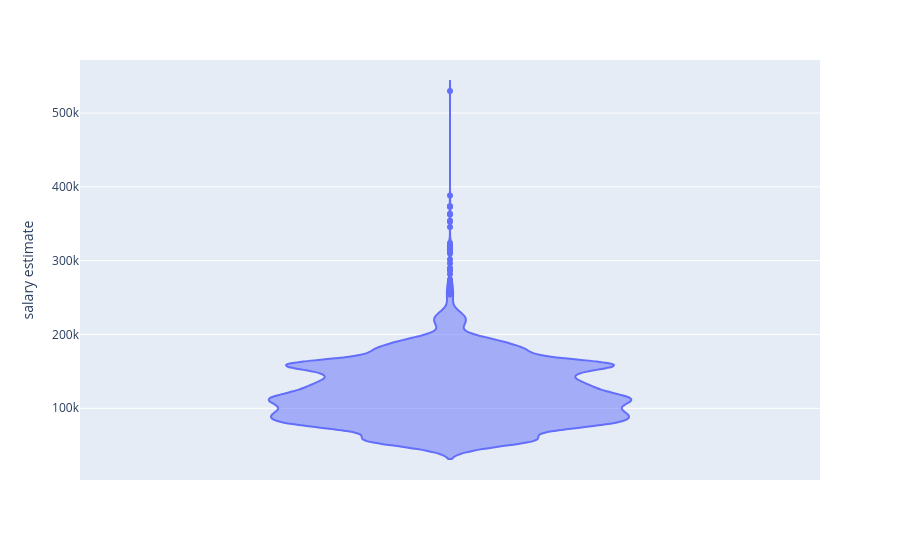

The notebook cell this image was saved under:
### Code cell
px.violin(wages, y="salary estimate")

### Figure 1 — Plotly figure (JSON) as saved in the notebook; plotly's stock layout.template omitted (floating-point values rounded to 4 significant figures; data arrays with more than 128 entries replaced by an {"elided": "..."} marker saying what was removed)
{"data": [{"alignmentgroup": "True", "box": {"visible": false}, "hovertemplate": "salary estimate=%{y}<extra></extra>", "legendgroup": "", "marker": {"color": "#636efa"}, "name": "", "offsetgroup": "", "orientation": "v", "scalegroup": "True", "showlegend": false, "type": "violin", "x0": " ", "xaxis": "x", "y": {"elided": "13864 float values"}, "y0": " ", "yaxis": "y"}], "layout": {"autosize": true, "legend": {"tracegroupgap": 0}, "margin": {"t": 60}, "violinmode": "group", "xaxis": {"anchor": "y", "autorange": true, "domain": [0, 1], "range": [-0.5, 0.5], "type": "category"}, "yaxis": {"anchor": "x", "autorange": true, "domain": [0, 1], "range": [2856.0, 571800.0], "title": {"text": "salary estimate"}, "type": "linear"}}}
